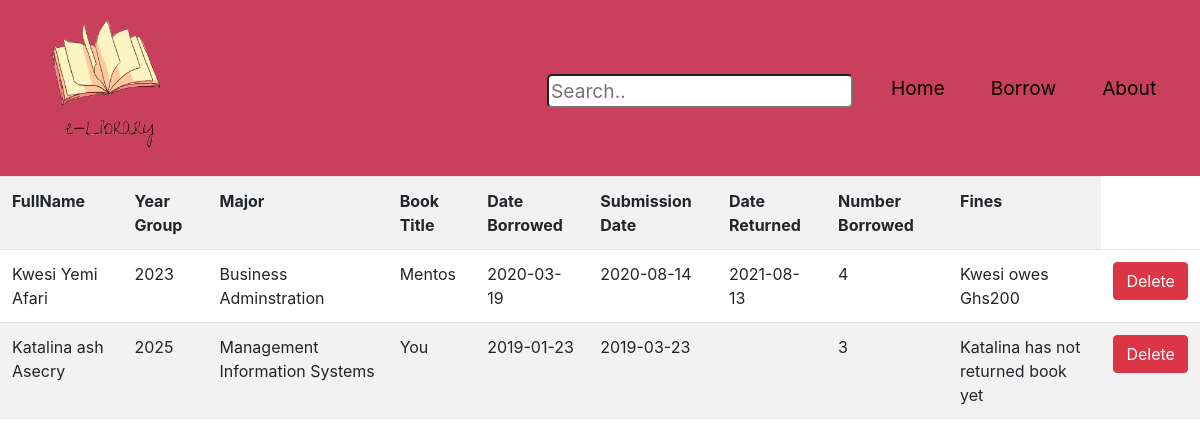
The app's page /php/fines.php with its own data.
### tables this page shows
CREATE TABLE `person` (
  `personID` int(11) NOT NULL,
  `fname` varchar(20) DEFAULT NULL,
  `middlename` varchar(20) DEFAULT NULL,
  `lname` varchar(20) DEFAULT NULL,
  `DOB` date DEFAULT NULL,
  `gender` enum('Male','Female') DEFAULT NULL,
  `contact` varchar(15) NOT NULL,
  `nationality` varchar(20) DEFAULT NULL,
  `email` varchar(40) DEFAULT NULL,
  `pasword` varchar(40) NOT NULL
);

CREATE TABLE `student` (
  `studentID` int(11) DEFAULT NULL,
  `yeargroup` varchar(4) DEFAULT NULL,
  `major` varchar(40) DEFAULT NULL,
  `hostelname` varchar(40) DEFAULT NULL
);

CREATE TABLE `book` (
  `bookID` int(11) DEFAULT NULL,
  `booktitle` varchar(40) NOT NULL,
  `ISBN` int(11) NOT NULL,
  `publishDate` date NOT NULL,
  `publisher` varchar(50) NOT NULL,
  `noOfCopies` int(11) NOT NULL
);

CREATE TABLE `studentbook` (
  `SID` int(11) DEFAULT NULL,
  `BID` int(11) DEFAULT NULL,
  `noofborrowedBooks` int(11) DEFAULT NULL,
  `dateborrowed` date DEFAULT NULL,
  `dateReturned` date DEFAULT NULL,
  `submissiondate` date DEFAULT NULL
);

### php/fines.php (the view, shortened to what this page needs)
<?php
require __DIR__ ."/database_connection_test.php";
    function fines($conn){
        $studentreport = mysqli_query($conn, "SELECT concat(P.fname, ' ', P.middlename, ' ', P.lname) as Fullname, S.yeargroup,
        S.major, P.contact, P.email, SB.dateborrowed, bk.bookID,
        SB.submissiondate, SB.dateReturned, SB.noofborrowedBooks, bk.booktitle,
        case
        when SB.dateReturned>SB.submissiondate then concat(P.fname, ' owes ', 'Ghs', 50*SB.noofborrowedBooks)
        when SB.submissiondate>=SB.dateReturned then concat(P.fname, ' does not owe')
        when SB.dateReturned is null then concat(P.fname, ' has not returned book yet')
        end as Fines
        from Person as P Inner Join Student as S on P.personID=S.studentID
        Inner Join StudentBook as SB on SB.SID=S.studentID
        Inner Join book as bk on bk.bookID=SB.BID ");
        $fine=mysqli_fetch_all($studentreport,MYSQLI_ASSOC);
        return $fine;
    }
     $fine=(fines($conn));
?>
<!DOCTYPE html>
<html lang="en">
<head>
    <link href="//maxcdn.bootstrapcdn.com/bootstrap/4.1.1/css/bootstrap.min.css" rel="stylesheet" id="bootstrap-css">
    <link rel="stylesheet" href="../css/styles.css">
</head>
<body>
<nav class="navbar navbar-expand-lg navbar-dark navbarcolor">
    <div class="container-fluid">
     <a class="navbar-brand " href="admin.php"><img src="../images/new2.gif" width="150" height="150"></a>
    <div class="collapse navbar-collapse " id="navbarText">
        <ul class="navbar-nav ms-auto mb-2 mb-lg-0 bars" >
            <form action="" method="get" class="search">
                <li>
                    <input type="text" name= "searchbar" class="ins"  placeholder="Search..">
                </li>
            </form>
            <li class="nav-item">
                <a href="admin.php" class="nav-link active barsbars" aria-current="page" >Home</a>
            </li>
            <li class="nav-item">
                <a href="../forms/borrowbook.php" class="nav-link active barsbars" aria-current="page" >Borrow</a>
            </li>
            <li class="nav-item ">
                <a class="nav-link active barsbars" href="">About</a>
            </li>
        </ul>
    </div>
    </div>
</nav>
<table class="table table-striped table-responsive">
         <tr>
            <th>FullName</th>
            <th>Year Group</th>
            <th>Major</th>
            <th>Book Title</th>
            <th>Date Borrowed</th>
            <th>Submission Date</th>
            <th>Date Returned</th>
            <th>Number Borrowed</th>
            <th>Fines</th>
        </tr>
        <?php foreach($fine as $q) { ?>
            <tr>
                <td><?php echo $q['Fullname'] ?></td>
                <td><?php echo $q['yeargroup'] ?></td>
                <td><?php echo $q['major'] ?></td>
                <td><?php echo $q['booktitle'] ?></td>
                <td><?php echo $q['dateborrowed'] ?></td>
                <td><?php echo $q['submissiondate'] ?></td>
                <td><?php echo $q['dateReturned'] ?></td>
                <td><?php echo $q['noofborrowedBooks'] ?></td>
                <td><?php echo $q['Fines'] ?></td>
                <td>
                    <form action="" method="post" onSubmit="onDelete(event)">
                        <input class="btn btn-danger" type = "submit" name="Delete"  value="Delete"/>
                    </form>
                </td>
            </tr>
        <?php } ?>
    </table>
</body>
</html>

### css/admin.css (style rules this page uses)
.ins { margin-top: 8px; border-radius: 5px; }

### css/tables.css (style rules this page uses)
.barsbars { margin-left: 30px; color: black; }
.bars { margin-left: 350px; font-size: larger; color: black; }
.navbar-dark .navbar-nav .active>.nav-link, .navbar-dark .navbar-nav .nav-link.active, .navbar-dark .navbar-nav .nav-link.show, .navbar-dark .navbar-nav .show>.nav-link { color: black; }
.ins { margin-top: 8px; border-radius: 5px; }
.navbarcolor { background-color: rgba(189, 16, 51, 0.801); }

### records on screen
person: Fullname "Kwesi Yemi Afari", student.yeargroup "2023", student.major "Business Adminstration", book.booktitle "Mentos", studentbook.dateborrowed "2020-03-19", studentbook.submissiondate "2020-08-14", studentbook.dateReturned "2021-08-13", studentbook.noofborrowedBooks "4", Fines "Kwesi owes Ghs200"
person: Fullname "Katalina ash Asecry", student.yeargroup "2025", student.major "Management Information Systems", book.booktitle "You", studentbook.dateborrowed "2019-01-23", studentbook.submissiondate "2019-03-23", studentbook.noofborrowedBooks "3", Fines "Katalina has not returned book yet"
